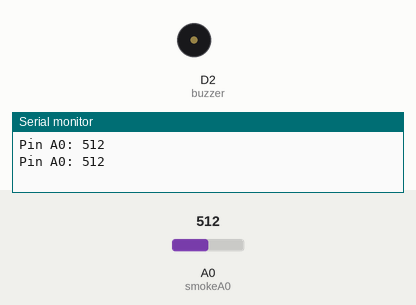
This sketch was run on a simulated ESP8266 (NodeMCU). Parts: buzzer (waves = sounding), the last lines printed to the serial monitor. Inputs (shaded band) come from the test bench; at power-on: A0 (smokeA0) = 512. The ROS host is connected and sends only what is stated.

Above: at 1.9 s.
2.0 s: A0 (smokeA0) set to 416
5.5 s: A0 (smokeA0) set to 388
At 6.3 s:
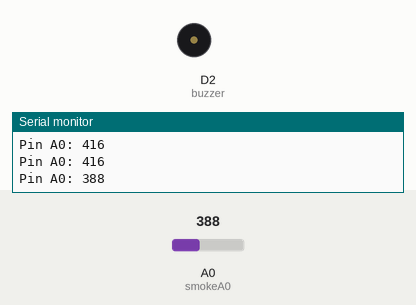
7.0 s: A0 (smokeA0) set to 410
At 7.8 s:
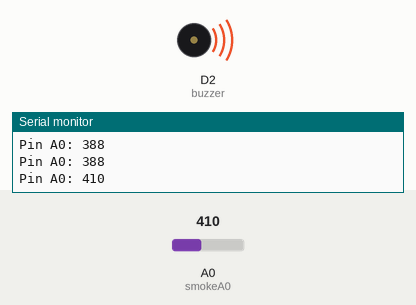
11.3 s: A0 (smokeA0) set to 390
At 11.3 s:
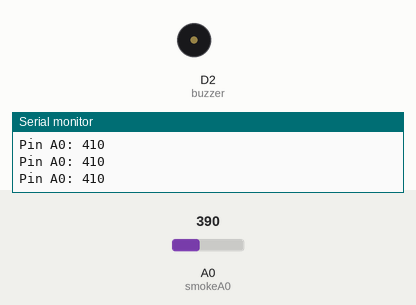
Timing chart, 0 to 13.8 s (numbered marks = the images above; inputs shaded):
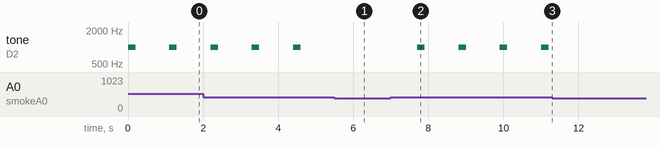

The sketch:

mq_sensor_ROS.ino
```cpp
// Cagri.Aksoy
#include <ESP8266WiFi.h>
#include <ros.h>
#include <std_msgs/String.h>

ros::NodeHandle  nh;

std_msgs::String str_msg;
ros::Publisher chatter("chatter", &str_msg);

char hello[13] = "hello world!";
// threshold value
int sensorThres = 400;
int Led = D1;
int smokeA0 = A0;
int buzzer = D2;
void setup()
{
  Serial.begin(57600);
  nh.initNode();
  nh.advertise(chatter);
}

void loop()
{
  int analogSensor = analogRead(smokeA0);

  Serial.print("Pin A0: ");
  Serial.println(analogSensor);
  // Checks if it has reached the threshold value
  if (analogSensor > sensorThres)
  {
    digitalWrite(Led, HIGH);
    tone(buzzer, 1000, 200);
  }
  else
  {
    digitalWrite(Led, LOW);
    noTone(buzzer);
  }
  delay(100);
  str_msg.data = hello;
  chatter.publish( &str_msg );
  nh.spinOnce();
  delay(1000);
}
```

Measured:
- the behaviour switches between 401 and 400 on A0 (smokeA0) (found by bisection; images 0 and 1)
- after the input at 5.5 s, tone on D2 (buzzer): stops changing and stays silent
- after the input at 7.0 s, tone on D2 (buzzer): alternates 1000 Hz for 0.20 s and silent for 0.90 s, starting after 0.71 s
- after the input at 11.3 s, tone on D2 (buzzer): stops changing and stays silent
- by itself, tone on D2 (buzzer): alternates 1000 Hz for 0.20 s and silent for 0.90 s
